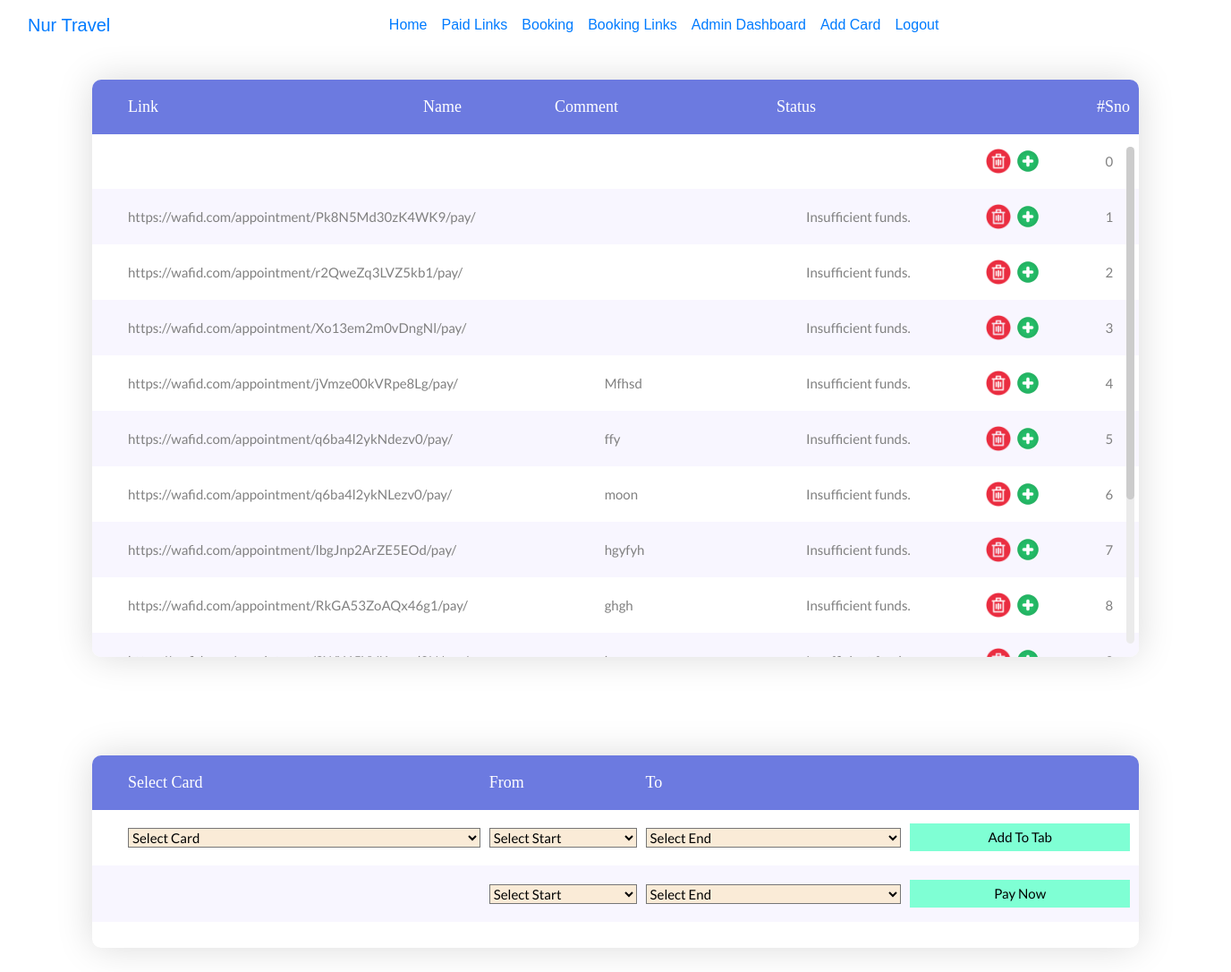
The app's page / (signed in) with its own data.
### app/models.py (models this page shows, shortened)
class WafidLink(models.Model):
    sno = models.IntegerField()
    link = models.TextField()
    name = models.CharField(max_length=1000, blank=True, null=True)
    comment = models.TextField(blank=True,null=True)
    status = models.CharField(max_length=10000,default="Due")
    is_paid = models.BooleanField(default=False)

### app/views.py (the view)
# urls.py: path("",views.HomeView.as_view(), name='home'),
class HomeView(View):
    def __init__(self):
        self.links = WafidLink.objects.filter(is_paid=False).order_by("sno")
        self.cards = CardInfo.objects.all()
    def get(self,request):
        if request.user.is_authenticated:
            context = {
                "links":self.links,"cards":self.cards,
            }
            return render(request,"home.html",context)
        else:
            return redirect("login")

### templates/home.html (shortened to what this page needs)
<!DOCTYPE html>
{% load static %}
<html lang="en">
<head>
<link rel="stylesheet" type="text/css" href="{% static 'home/vendor/bootstrap/css/bootstrap.min.css' %}">
<link rel="stylesheet" type="text/css" href="{% static 'home/fonts/font-awesome-4.7.0/css/font-awesome.min.css' %}">
<link rel="stylesheet" type="text/css" href="{% static 'home/vendor/animate/animate.css' %}">
<link rel="stylesheet" type="text/css" href="{% static 'home/vendor/select2/select2.min.css' %}">
<link rel="stylesheet" type="text/css" href="{% static 'home/vendor/perfect-scrollbar/perfect-scrollbar.css' %}">
<link rel="stylesheet" type="text/css" href="{% static 'home/css/util.css' %}">
<link rel="stylesheet" type="text/css" href="{% static 'home/css/main.css' %}">
</head>
<body>
<nav class="navbar navbar-expand-lg bg-body-tertiary">
	<div class="container-fluid">
		<a class="navbar-brand" href="/">Nur Travel</a>
		<div class="collapse navbar-collapse justify-content-center" id="navbarNav">
		<ul class="navbar-nav ">
			<li class="nav-item">
			<a class="nav-link" aria-current="page" href="/">Home</a>
			</li>
			<li class="nav-item">
			<a class="nav-link" href="{% url 'paid_links' %}">Paid Links</a>
			</li>
			<li class="nav-item">
			<a class="nav-link" href="{% url 'booking' %}">Booking</a>
			</li>
			<li class="nav-item">
				<a class="nav-link" href="{% url 'booking_links' %}">Booking Links</a>
			</li>
			{% if request.user.is_superuser %}
				<li class="nav-item">
					<a class="nav-link" aria-current="page" href="{% url 'admin:index' %}">Admin Dashboard</a>
				</li>
				<li class="nav-item">
					<a class="nav-link" aria-current="page" href="{% url 'admin:index' %}app/cardinfo/add/">Add Card</a>
				</li>
			{% endif %}
			<li class="nav-item">
                <a class="nav-link" href="{% url 'logout' %}">Logout</a>
            </li>
		</ul>
		</div>
	</div>
</nav>
<div class="limiter">
<div class="container-table100">
<div class="wrap-table100">
<div class="table100 ver1 m-b-110">
<div class="table100-head">
<table>
<thead>
<tr class="row100 head">
<th class="cell100 column1">Link</th>
<th class="cell100 column2">Name</th>
<th class="cell100 column3">Comment</th>
<th class="cell100 column4">Status</th>
<th class="cell100 column5"></th>
<th class="cell100 column6">#Sno</th>
</tr>
</thead>
</table>
</div>
<div class="table100-body js-pscroll">
<table>
<tbody id="link-datas">
	<tr class="row100 body">
		<td class="cell100 column1"></td>
		<td class="cell100 column2"></td>
		<td class="cell100 column3"></td>
		<td class="cell100 column4" id="status-{{Link.sno}}">{{Link.status}}</td>
		<td class="cell100 column5">
			<img src="{% static 'home/images/remove.png' %}" alt="remove" title="Remove the link" style="height: 30px; width: 30px;" onclick="removeLink(this)">
			<img src="{% static 'home/images/add.png' %}" alt="add" title="Add a new link after this one." style="height: 30px; width: 30px;" onclick="addRow(this)">
		</td>
		<td class="cell100 column6">0</td>
		<td></td>
	</tr>
{% for Link in links %}
	<tr class="row100 body">
		<td class="cell100 column1" contenteditable="true" onblur="updateLink(this)">{{Link.link}}</td>
		<td class="cell100 column2" contenteditable="true" onblur="updateLink(this)">{{Link.name}}</td>
		<td class="cell100 column3" contenteditable="true" onblur="updateLink(this)">{{Link.comment}}</td>
		<td class="cell100 column4" id="status-{{Link.sno}}">{{Link.status}}</td>
		<td class="cell100 column5">
			<img src="{% static 'home/images/remove.png' %}" alt="remove" title="Remove the link" style="height: 30px; width: 30px;" onclick="removeLink(this)">
			<img src="{% static 'home/images/add.png' %}" alt="add" title="Add a new link after this one." style="height: 30px; width: 30px;" onclick="addRow(this)">
		</td>
		<td class="cell100 column6">{{Link.sno}}</td>
		<td></td>
	</tr>
{% endfor %}
</tbody>
</table>
</div>
</div>
<div class="table100 ver1 m-b-110">
	<div class="table100-head">
	<table>
	<thead>
	<tr class="row100 head">
	<th class="cell100 column1">Select Card</th>
	<th class="cell100 column2">From</th>
	<th class="cell100 column3">To</th>
	<th class="cell100 column4"></th>
	</tr>
	</thead>
	</table>
	</div>
	<div class="table100-body js-pscroll">
	<table>
	<tbody>
	<tr class="row100 body" id="add_to_tab">
		<td class="cell100 column1">
			<select name="From" id="card_no" style="background-color: antiquewhite; width: 100%;">
				<option selected disabled>Select Card</option>
			</select>
		</td>
		<td class="cell100 column2">
			<select name="From" id="StartFrom" style="background-color: antiquewhite; width: 100%;">
				<option selected disabled>Select Start</option>
			</select>
		</td>
		<td class="cell100 column3">
			<select name="From" id="EndTo" style="background-color: antiquewhite; width: 100%;">
				<option selected disabled>Select End</option>
			</select>
		</td>
		<td class="cell100 column4">
			<button style="padding: 5px; background-color: aquamarine; width: 100%;" onclick="add_to_tab(this)">
				Add To Tab
			</button>
		</td>
		</tr>
		<tr class="row100 body" id="payment_row">
			<td class="cell100 column1"> </td>
			<td class="cell100 column2">
				<select name="From" id="StartFrom" style="background-color: antiquewhite; width: 100%;">
					<option selected disabled>Select Start</option>
				</select>
			</td>
			<td class="cell100 column3">
				<select name="From" id="EndTo" style="background-color: antiquewhite; width: 100%;">
					<option selected disabled>Select End</option>
				</select>
			</td>
			<td class="cell100 column4">
				<button style="padding: 5px; background-color: aquamarine; width: 100%;" onclick="make_payment(this)">
					Pay Now
				</button>
			</td>
			</tr>
	</tbody>
	</table>
	<span class="payment-warning" style="padding-left: 50px; font-size:larger;"></span>
</div>
</div>
</div>
</div>
</div>
</body>
</html>

### static/home/css/main.css (style rules this page uses)
* { margin:0;padding:0;box-sizing:border-box }
body,html { height:100%;font-family:sans-serif }
a { margin:0;transition:all .4s;-webkit-transition:all .4s;-o-transition:all .4s;-moz-transition:all .4s }
ul,li { margin:0;list-style-type:none }
button { outline:none!important;border:none;background:0 0 }
.js-pscroll { position:relative;overflow:hidden }
.limiter { width:1366px;margin:0 auto }
.container-table100 { width:100%;min-height:100vh;background:#fff;display:-webkit-box;display:-webkit-flex;display:-moz-box;display:-ms-flexbox;display:flex;align-items:center;justify-content:center;flex-wrap:wrap;padding:33px 30px }
.wrap-table100 { width:1170px }
.table100 { background-color:#fff }
table { width:100% }
th,td { font-weight:unset;padding-right:10px }
.column1 { width:33%;padding-left:40px }
.column2 { width:13% }
.column3 { width:22% }
.column4 { width:19% }
.column5 { width:13% }
.table100-head th { padding-top:18px;padding-bottom:18px }
.table100-body td { padding-top:16px;padding-bottom:16px }
.table100 { position:relative;padding-top:60px }
.table100-head { position:absolute;width:100%;top:0;left:0 }
.table100-body { max-height:585px;overflow:auto }
.table100.ver1 th { font-family:Lato-Bold;font-size:18px;color:#fff;line-height:1.4;background-color:#6c7ae0 }
.table100.ver1 td { font-family:Lato-Regular;font-size:15px;color:gray;line-height:1.4 }
.table100.ver1 .table100-body tr:nth-child(even) { background-color:#f8f6ff }
.table100.ver1 { border-radius:10px;overflow:hidden;box-shadow:0 0 40px 0 rgba(0,0,0,.15);-moz-box-shadow:0 0 40px 0 rgba(0,0,0,.15);-webkit-box-shadow:0 0 40px 0 rgba(0,0,0,.15);-o-box-shadow:0 0 40px 0 rgba(0,0,0,.15);-ms-box-shadow:0 0 40px 0 rgba(0,0,0,.15) }

### records on screen
WafidLink: link "https://wafid.com/appointment/Pk8N5Md30zK4WK9/pay/", status "Insufficient funds.", sno "1"
WafidLink: link "https://wafid.com/appointment/r2QweZq3LVZ5kb1/pay/", status "Insufficient funds.", sno "2"
WafidLink: link "https://wafid.com/appointment/Xo13em2m0vDngNl/pay/", status "Insufficient funds.", sno "3"
WafidLink: link "https://wafid.com/appointment/jVmze00kVRpe8Lg/pay/", comment "Mfhsd", status "Insufficient funds.", sno "4"
WafidLink: link "https://wafid.com/appointment/q6ba4l2ykNdezv0/pay/", comment "ffy", status "Insufficient funds.", sno "5"
WafidLink: link "https://wafid.com/appointment/q6ba4l2ykNLezv0/pay/", comment "moon", status "Insufficient funds.", sno "6"
WafidLink: link "https://wafid.com/appointment/lbgJnp2ArZE5EOd/pay/", comment "hgyfyh", status "Insufficient funds.", sno "7"
WafidLink: link "https://wafid.com/appointment/RkGA53ZoAQx46g1/pay/", comment "ghgh", status "Insufficient funds.", sno "8"
